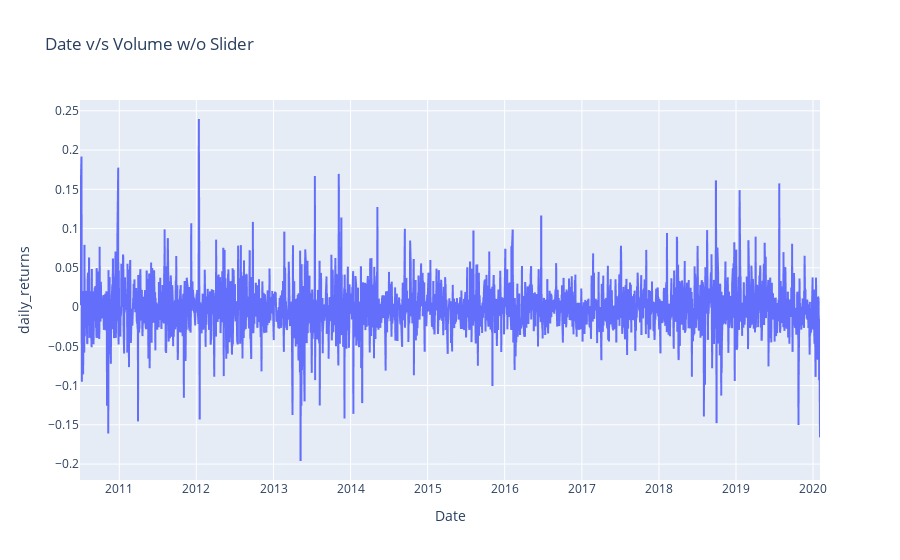

Notebook source saved alongside this figure:
### Code cell
# Date and Daily Returns 
fig = px.line(tesla, x='Date', y='daily_returns', title='Date v/s Volume w/o Slider')
fig.show()

### Figure 1 — Plotly figure (JSON) as saved in the notebook; plotly's stock layout.template omitted (floating-point values rounded to 4 significant figures; data arrays with more than 128 entries replaced by an {"elided": "..."} marker saying what was removed)
{"data": [{"hovertemplate": "Date=%{x}<br>daily_returns=%{y}<extra></extra>", "legendgroup": "", "line": {"color": "#636efa", "dash": "solid"}, "mode": "lines", "name": "", "showlegend": false, "type": "scattergl", "x": {"elided": "2416 str values"}, "xaxis": "x", "y": {"elided": "2416 float values"}, "yaxis": "y"}], "layout": {"legend": {"tracegroupgap": 0}, "title": {"text": "Date v/s Volume w/o Slider"}, "xaxis": {"anchor": "y", "domain": [0, 1], "title": {"text": "Date"}}, "yaxis": {"anchor": "x", "domain": [0, 1], "title": {"text": "daily_returns"}}}}
